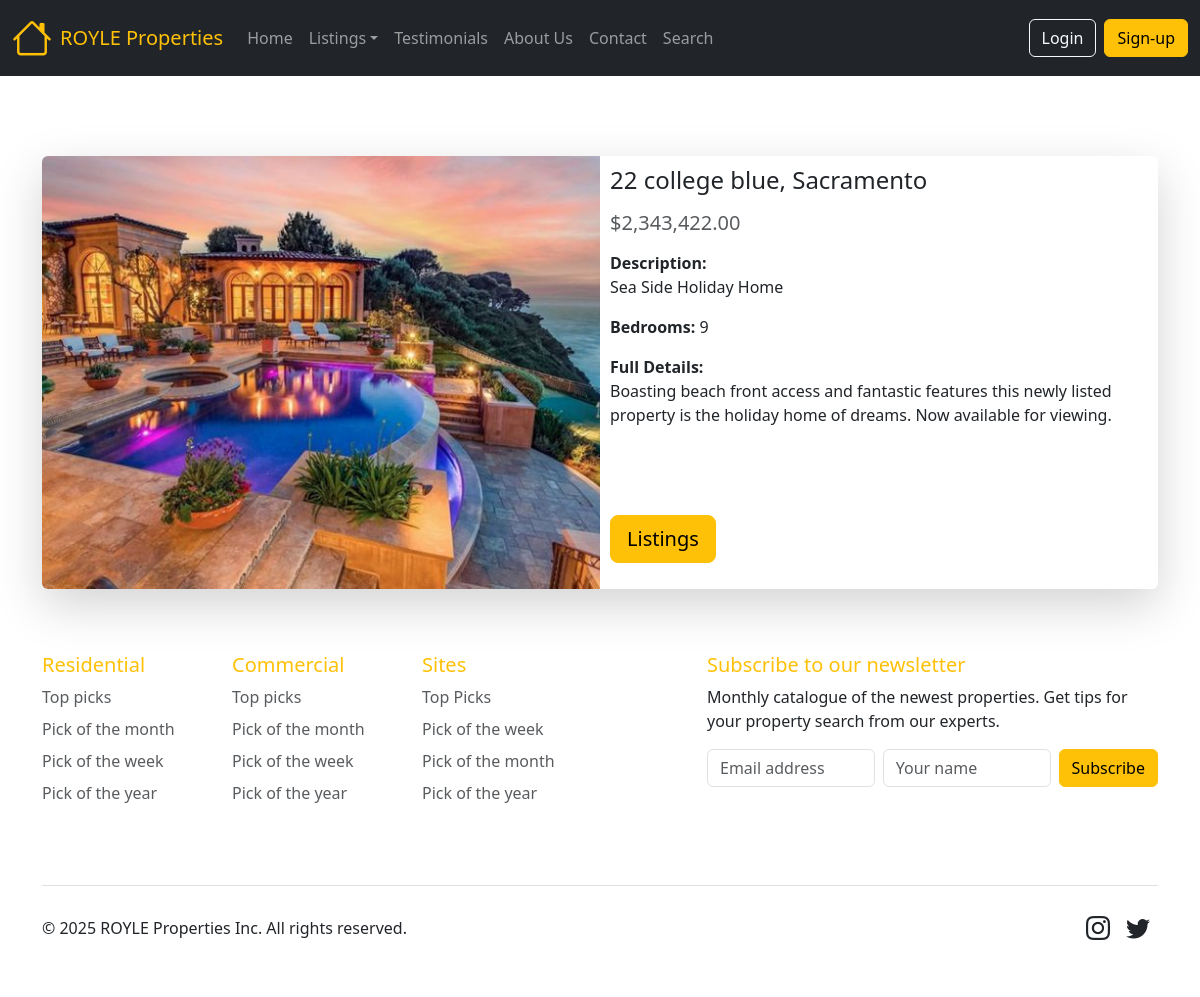
The app's page /property/moredetails.php?propertyid=7 with its own data.
### tables this page shows
CREATE TABLE `property` (
  `propertyid` int(11) NOT NULL,
  `address1` varchar(50) NOT NULL,
  `town` varchar(50) NOT NULL,
  `county` varchar(50) NOT NULL,
  `price` double NOT NULL,
  `bedrooms` int(2) DEFAULT NULL,
  `shortdescription` text NOT NULL,
  `longdescription` text NOT NULL,
  `image` varchar(50) NOT NULL,
  `categoryid` int(11) NOT NULL,
  `vendor_email` varchar(30) NOT NULL
);

### property/moredetails.php (the view, shortened to what this page needs)
<!DOCTYPE HTML>
<html lang="en">
<head>
  <link rel="stylesheet" href="css/styles.css">
 <link rel="stylesheet" href="https://cdnjs.cloudflare.com/ajax/libs/font-awesome/4.7.0/css/font-awesome.min.css">
 <link href="https://cdn.jsdelivr.net/npm/bootstrap@5.3.0-alpha1/dist/css/bootstrap.min.css" rel="stylesheet">
<link href="https://cdn.jsdelivr.net/npm/bootstrap-icons/font/bootstrap-icons.css" rel="stylesheet">
</head>
<body>
<div class="container-fluid p-0">
<?php include("includes/nav.php");?>
<section class="p-3 mt-3">
<?php
require "connect.php";
$propertyid= $_GET["propertyid"];
$sql= "SELECT * FROM property WHERE propertyid=$propertyid";
$result=mysqli_query($link, $sql);
$row = mysqli_fetch_array($result);
$town = $row["town"];
$address = $row["address1"];
$price = $row["price"];
$description = $row["shortdescription"];
$longdescription = $row["longdescription"];
$image = $row["image"];
$bedrooms = $row["bedrooms"];
echo "<div class='container-lg mt-5'>";
echo "<div class='card shadow-lg border-0'>";
echo "<div class='row g-0'>";
echo "<div class='col-md-6'>";
echo "<img src='" . htmlspecialchars($image) . "' class='img-fluid rounded-start w-100' style='height:100%; object-fit:cover;' alt='Property image'>";
echo "</div>";
echo "<div class='col-md-6'>";
echo "<div class='card-body'>";
echo "<h4 class='card-title mb-3'>" . htmlspecialchars($address) . ", " . htmlspecialchars($town) . "</h4>";
echo "<h5 class='text-muted mb-3'>&dollar;" . number_format($price, 2) . "</h5>";
echo "<p><strong>Description:</strong><br>" . htmlspecialchars($description) . "</p>";
if ($bedrooms > 0) {
    echo "<p><strong>Bedrooms:</strong> " . htmlspecialchars($bedrooms) . "</p>";
}
echo "<p><strong>Full Details:</strong><br>" . nl2br(htmlspecialchars($longdescription)) . "</p>";
echo "<p><a class='btn btn-lg btn-warning' href='displayallproductscards.php'>Listings</a></p>";
echo "</div>";
echo "</div>";
echo "</div>";
echo "</div>";
echo "</div>";
?>
</div>
<?php include("includes/footer.php");?>
</body>
</html>

### property/css/styles.css (style rules this page uses)
.card-body { padding: 10px !important; }

### records on screen
property: image (picture), address1 "22 college blue", town "Sacramento", price "2,343,422.00", shortdescription "Sea Side Holiday Home", bedrooms "9", longdescription "Boasting beach front access and fantastic features this newly listed property is the holiday home of dreams. Now available for viewing."
